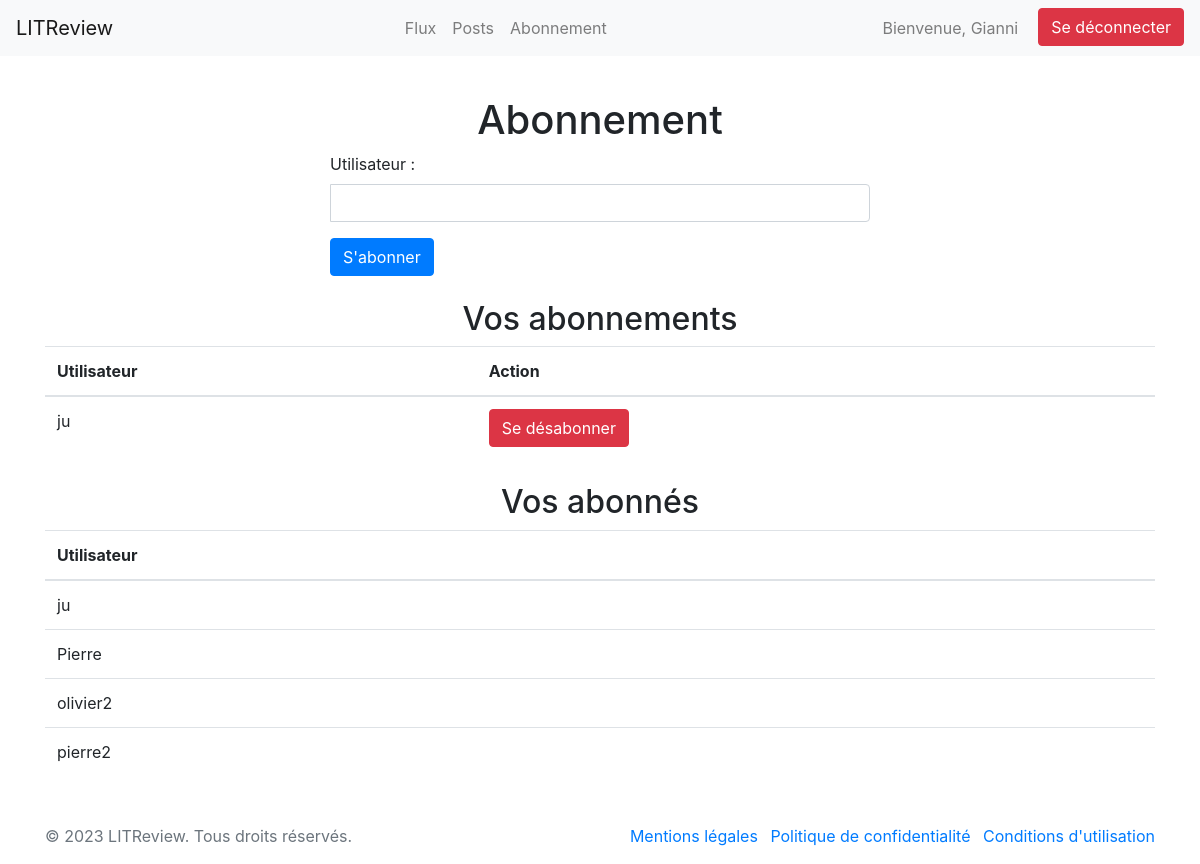
Page /review/abonnement/ (signed in) on the committed database.
### accounts/models.py (models this page shows)
class User(AbstractUser, PermissionsMixin):
    pass

### review/models.py (models this page shows, shortened)
class UserFollows(models.Model):
    user = models.ForeignKey(
        settings.AUTH_USER_MODEL, on_delete=models.CASCADE, related_name="following"
    )
    followed_user = models.ForeignKey(
        settings.AUTH_USER_MODEL, on_delete=models.CASCADE, related_name="followers"
    )

### review/views.py (the view, shortened to what this page needs)
# urls.py: path("abonnement/", subscription_view, name="subscription"),
@login_required
def subscription_view(request):
    return render(request, "review/subscriptions.html")

### review/templates/review/subscriptions.html (shortened to what this page needs)
{% extends 'base.html' %}
{% block content %}
<div class="container">
    <h1 class="text-center">Abonnement</h1>
    <div class="row justify-content-center">
        <div class="col-md-6">
            <form method="post">
                <div class="form-group">
                    <label for="user">Utilisateur :</label>
                    <div class="input-group">
                        <input type="text" class="form-control" id="user-input">
                    </div>
                </div>
                <button type="submit" class="btn btn-primary">S'abonner</button>
            </form>
        </div>
    </div>
</div>
<div class="container mt-4">
    <h2 class="text-center">Vos abonnements</h2>
    <table class="table">
        <thead>
            <tr>
                <th>Utilisateur</th>
                <th>Action</th>
            </tr>
        </thead>
        <tbody>
            {% for follower in request.user.following.all %}
            <tr>
                <td>{{ follower.followed_user.username }}</td>
                <td>
                    <form action="{% url 'unsubscribe' follower.followed_user.id %}" method="post">
                        <button type="submit" class="btn btn-danger">Se désabonner</button>
                    </form>
                </td>
            </tr>
            {% endfor %}
        </tbody>
    </table>
</div>
<div class="container mt-4">
    <h2 class="text-center">Vos abonnés</h2>
    <table class="table">
        <thead>
            <tr>
                <th>Utilisateur</th>
            </tr>
        </thead>
        <tbody>
            {% for follower in request.user.followers.all %}
            <tr>
                <td>{{ follower.user.username }}</td>
            </tr>
            {% endfor %}
        </tbody>
    </table>
</div>
{% endblock %}

### templates/base.html (shortened to what this page needs)
{% load static %}
<!DOCTYPE html>
<html lang="fr">
<head>
    <link rel="stylesheet" href="https://stackpath.bootstrapcdn.com/bootstrap/4.5.0/css/bootstrap.min.css">
    <link rel="stylesheet" href="{% static 'css/styles.css' %}">
</head>
<body>
    <header>
        <nav class="navbar navbar-expand-lg navbar-light bg-light">
            <a class="navbar-brand" href="/">LITReview</a>
            <div class="navbar-collapse justify-content-center">
                <ul class="navbar-nav">
                    {% if user.is_authenticated %}
                    <li class="nav-item">
                        <a class="nav-link" href="/">Flux</a>
                    </li>
                    <li class="nav-item">
                        <a class="nav-link" href="/review/posts">Posts</a>
                    </li>
                    <li class="nav-item">
                        <a class="nav-link" href="/review/abonnement">Abonnement</a>
                    </li>
                    {% endif %}
                </ul>
            </div>
            {% if user.is_authenticated %}
            <ul class="navbar-nav">
                <li style="margin-right: 1vw;" class="nav-item">
                    <span id="header_user_name" class="navbar-text">Bienvenue, {{ request.user.username }}</span>
                </li>
                <li class="nav-item">
                    <a class="btn btn-danger ml-2" href="/accounts/logout">Se déconnecter</a>
                </li>
            </ul>
            {% else %}
            <ul class="navbar-nav ml-auto">
                <li class="nav-item">
                    <a class="nav-link" href="/accounts/login">Se connecter</a>
                </li>
            </ul>
            {% endif %}
        </nav>
    </header>
    <main>
        {% block content %}{% endblock %}
    </main>
    <footer class="mt-5">
        <div class="container">
            <div class="row">
                <div class="col-md-6">
                    <p class="text-muted">© 2023 LITReview. Tous droits réservés.</p>
                </div>
                <div class="col-md-6">
                    <ul class="list-inline text-right">
                        <li class="list-inline-item"><a class="list-inline-item" href="#" data-toggle="modal"
                                data-target="#modal-mentions-legales">Mentions légales</a>
                        </li>
                        <li class="list-inline-item"><a href="#modal-politique-confidentialite"
                                data-toggle="modal">Politique de confidentialité</a></li>
                        <li class="list-inline-item"><a href="#modal-conditions-utilisation"
                                data-toggle="modal">Conditions d'utilisation</a></li>
                    </ul>
                </div>
            </div>
        </div>
    </footer>
</body>
</html>

### static/css/styles.css (style rules this page uses)
main { padding-top: 5vh; }
#header_user_name { text-transform: capitalize; }

### rows in the picture
User: user.username "Gianni"
UserFollows: followed_user.username "ju"
UserFollows: user.username "ju"
UserFollows: user.username "Pierre"
UserFollows: user.username "olivier2"
UserFollows: user.username "pierre2"
